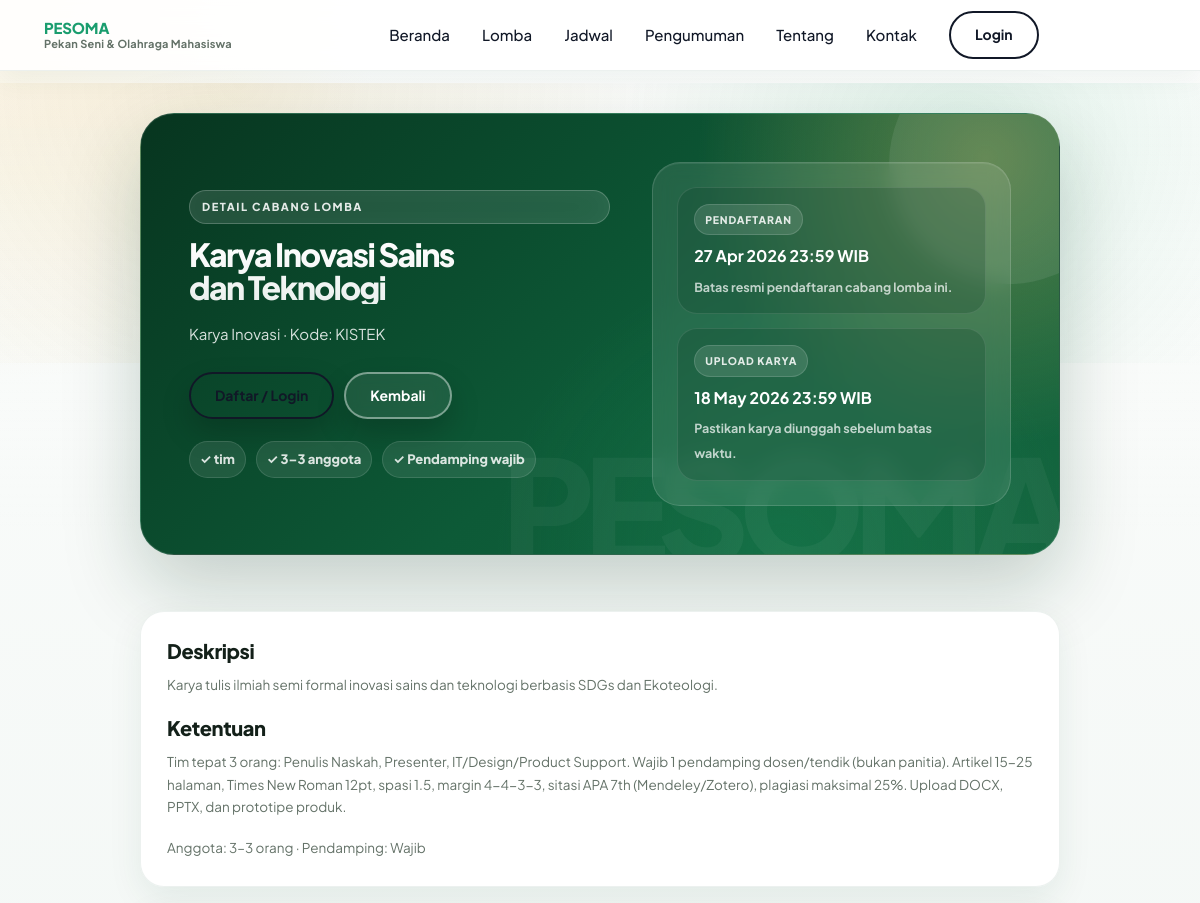
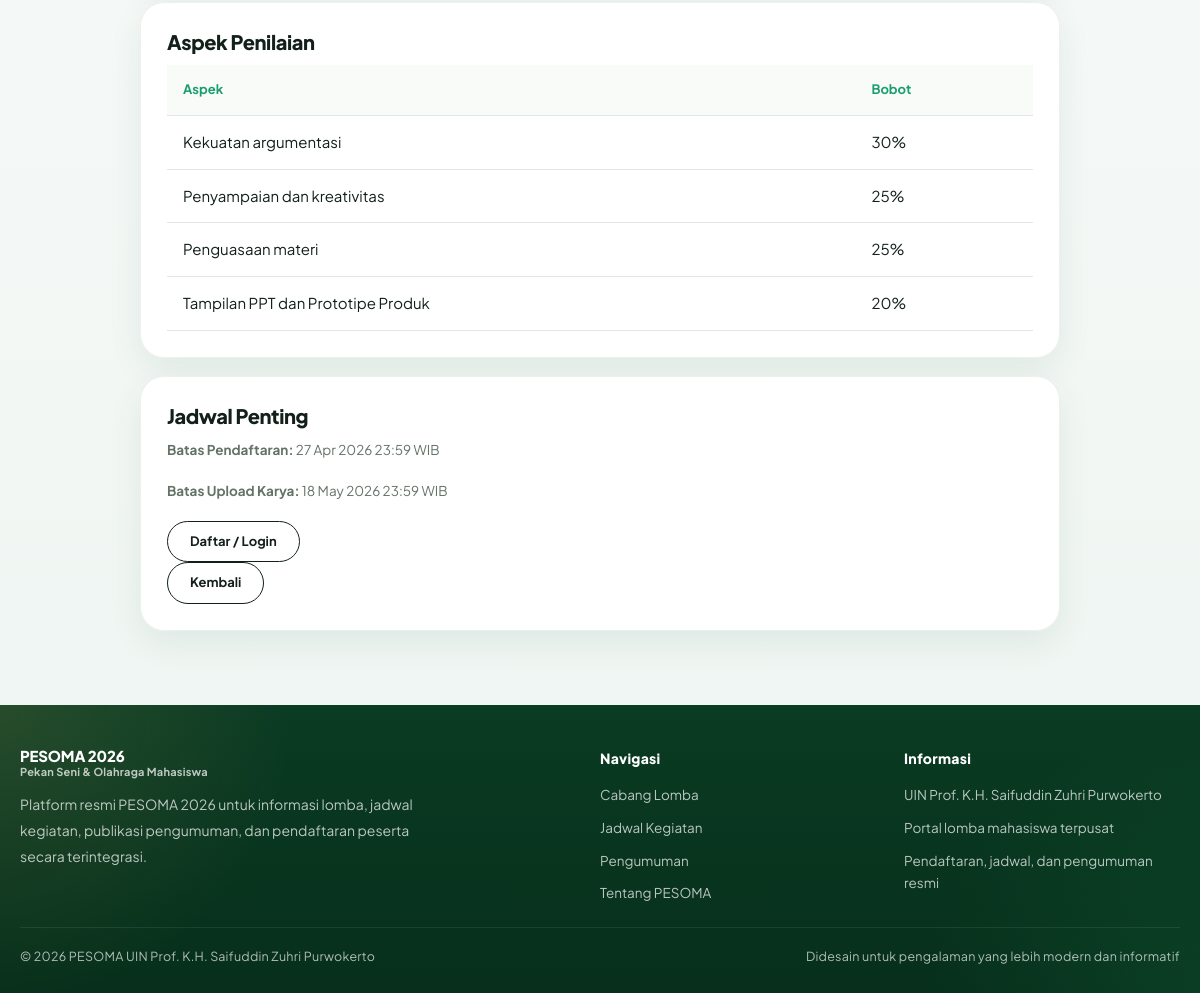
The app's page /pages/detail-lomba.php?id=1 with its own data (2 pictures, top to bottom).
### tables this page shows
CREATE TABLE `competitions` (
  `id` BIGINT UNSIGNED NOT NULL AUTO_INCREMENT,
  `kode_lomba` VARCHAR(30) NOT NULL,
  `nama_lomba` VARCHAR(150) NOT NULL,
  `jenis` ENUM('individu','tim') NOT NULL DEFAULT 'individu',
  `kategori` VARCHAR(80) NULL,
  `deskripsi` TEXT NULL,
  `aturan` TEXT NULL,
  `juknis_file` VARCHAR(255) NULL,
  `aspek_penilaian` JSON NULL,
  `min_anggota` TINYINT UNSIGNED NOT NULL DEFAULT 1,
  `max_anggota` TINYINT UNSIGNED NOT NULL DEFAULT 1,
  `need_mentor` TINYINT(1) NOT NULL DEFAULT 0,
  `requires_mentor` TINYINT(1) NOT NULL DEFAULT 0,
  `has_penyisihan` TINYINT(1) NOT NULL DEFAULT 1,
  `has_final` TINYINT(1) NOT NULL DEFAULT 1,
  `is_active` TINYINT(1) NOT NULL DEFAULT 1,

  `is_upload_open` TINYINT(1) NOT NULL DEFAULT 1,
  `registration_deadline` DATETIME NULL DEFAULT '2026-04-27 23:59:59',
  `upload_deadline` DATETIME NULL DEFAULT '2026-05-18 23:59:59',
  `created_at` TIMESTAMP NOT NULL DEFAULT CURRENT_TIMESTAMP,
  `updated_at` TIMESTAMP NULL DEFAULT NULL ON UPDATE CURRENT_TIMESTAMP,
  PRIMARY KEY (`id`),
  UNIQUE KEY `uq_competitions_kode` (`kode_lomba`),
  KEY `idx_competitions_jenis` (`jenis`),
  KEY `idx_competitions_active` (`is_active`)
);

### config/database.php (called while the page is built, shortened)
<?php
function db(): PDO
{
    $dsn = sprintf(
        'mysql:host=%s;port=%s;dbname=%s;charset=%s',
        DB_HOST,
        DB_PORT,
        DB_NAME,
        DB_CHARSET
    );
    $options = [
        PDO::ATTR_ERRMODE => PDO::ERRMODE_EXCEPTION,
        PDO::ATTR_DEFAULT_FETCH_MODE => PDO::FETCH_ASSOC,
        PDO::ATTR_EMULATE_PREPARES => false,
    ];
    try {
        $pdo = new PDO($dsn, DB_USER, DB_PASS, $options);
        $pdo->exec("SET time_zone = '+07:00'");
        return $pdo;
    } catch (PDOException $e) {
        error_log('[DB_CONNECTION_ERROR] ' . $e->getMessage());
        http_response_code(500);
        exit('Koneksi database gagal. Silakan hubungi administrator.');
    }
}
function db_query(string $sql, array $params = []): PDOStatement
{
    $stmt = db()->prepare($sql);
    $stmt->execute($params);
    return $stmt;
}
function db_fetch(string $sql, array $params = []): ?array
{
    $row = db_query($sql, $params)->fetch();
    return $row === false ? null : $row;
}

### includes/auth.php (called while the page is built, shortened)
<?php
require_once __DIR__ . '/../config/database.php';
function e(?string $value): string
{
    return htmlspecialchars((string) $value, ENT_QUOTES, 'UTF-8');
}

### pages/detail-lomba.php (the view, shortened to what this page needs)
<?php
require_once __DIR__ . '/../includes/header.php';
require_once __DIR__ . '/../includes/footer.php';
$id = (int) ($_GET['id'] ?? 0);
$competition = $id > 0 ? db_fetch('SELECT * FROM competitions WHERE id = ? AND is_active = 1', [$id]) : null;
$aspek = json_decode((string) ($competition['aspek_penilaian'] ?? ''), true);
$aspek = is_array($aspek) ? $aspek : [];
?>
<section class="hero">
    <div class="detail-shell hero-grid">
        <div class="hero-content">
            <span class="eyebrow">Detail Cabang Lomba</span>
            <h1><?= e($competition['nama_lomba']) ?></h1>
            <p><?= e($competition['kategori'] ?: 'Umum') ?> · Kode: <?= e($competition['kode_lomba']) ?></p>
            <div class="actions"><a class="btn" href="<?= e(APP_URL) ?>/src/auth/login.php">Daftar / Login</a><a class="btn secondary" href="cabang-lomba.php">Kembali</a></div>
            <div class="hero-note"><span>✓ <?= e($competition['jenis']) ?></span><span>✓ <?= (int) ($competition['min_anggota'] ?? 1) ?>–<?= (int) ($competition['max_anggota'] ?? 5) ?> anggota</span><span>✓ <?= (int) ($competition['requires_mentor'] ?? 0) === 1 ? 'Pendamping wajib' : 'Pendamping opsional' ?></span></div>
        </div>
        <div class="hero-panel" aria-label="Highlight detail lomba">
            <div class="hero-panel-card"><span class="hero-panel-label">Pendaftaran</span><strong><?= $competition['registration_deadline'] ? e(date('d M Y H:i', strtotime((string) $competition['registration_deadline']))) . ' WIB' : '-' ?></strong><span>Batas resmi pendaftaran cabang lomba ini.</span></div>
            <div class="hero-panel-card"><span class="hero-panel-label">Upload Karya</span><strong><?= $competition['upload_deadline'] ? e(date('d M Y H:i', strtotime((string) $competition['upload_deadline']))) . ' WIB' : '-' ?></strong><span>Pastikan karya diunggah sebelum batas waktu.</span></div>
        </div>
    </div>
</section>
<section class="section">
    <div class="detail-shell">
        <article class="card" style="margin-bottom:18px">
            <h3>Deskripsi</h3>
            <p><?= nl2br(e((string) ($competition['deskripsi'] ?? '-'))) ?></p>
            <h3>Ketentuan</h3>
            <p><?= nl2br(e((string) ($competition['aturan'] ?? '-'))) ?></p>
            <p class="muted">
                Anggota: <?= (int) ($competition['min_anggota'] ?? 1) ?>–<?= (int) ($competition['max_anggota'] ?? 5) ?> orang ·
                Pendamping: <?= (int) ($competition['requires_mentor'] ?? 0) === 1 ? 'Wajib' : 'Tidak wajib' ?>
            </p>
        </article>
        <?php if ($aspek): ?>
            <article class="card" style="margin-bottom:18px">
                <h3>Aspek Penilaian</h3>
                <table class="table">
                    <thead>
                        <tr>
                            <th>Aspek</th>
                            <th>Bobot</th>
                        </tr>
                    </thead>
                    <tbody><?php foreach ($aspek as $row): ?><tr>
                                <td><?= e((string) ($row['nama'] ?? '-')) ?></td>
                                <td><?= e((string) ($row['bobot'] ?? '-')) ?>%</td>
                            </tr><?php endforeach; ?></tbody>
                </table>
            </article>
        <?php endif; ?>
        <article class="card">
            <h3>Jadwal Penting</h3>
            <p><b>Batas Pendaftaran:</b> <?= $competition['registration_deadline'] ? e(date('d M Y H:i', strtotime((string) $competition['registration_deadline']))) . ' WIB' : '-' ?></p>
            <p><b>Batas Upload Karya:</b> <?= $competition['upload_deadline'] ? e(date('d M Y H:i', strtotime((string) $competition['upload_deadline']))) . ' WIB' : '-' ?></p>
            <a class="btn" href="<?= e(APP_URL) ?>/src/auth/login.php">Daftar / Login</a>
            <a class="btn secondary" href="cabang-lomba.php">Kembali</a>
        </article>
    </div>
</section>

### records on screen
competitions: nama_lomba "Karya Inovasi Sains dan Teknologi", kategori "Karya Inovasi", kode_lomba "KISTEK", jenis "tim", min_anggota "3", max_anggota "3", registration_deadline "27 Apr 2026 23:59", upload_deadline "18 May 2026 23:59", deskripsi "Karya tulis ilmiah semi formal inovasi sains dan teknologi berbasis SDGs dan Ekoteologi.", aturan "Tim tepat 3 orang: Penulis Naskah, Presenter, IT/Design/Product Support. Wajib 1 pendamping dosen/tendik (bukan panitia). Artikel 15-25 halaman, Times New Roman 12pt, spasi 1.5, margin 4-4-3-3, sitasi APA 7th (Mendeley/Zotero), plagiasi maksimal 25%. Upload DOCX, PPTX, dan prototipe produk."

### other values on screen
$label "Beranda"
$label "Lomba"
$label "Jadwal"
$label "Pengumuman"
$label "Tentang"
$label "Kontak"
$row['nama'] "Kekuatan argumentasi"
$row['bobot'] "30"
$row['nama'] "Penyampaian dan kreativitas"
$row['bobot'] "25"
$row['nama'] "Penguasaan materi"
$row['nama'] "Tampilan PPT dan Prototipe Produk"
$row['bobot'] "20"
